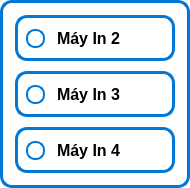
<?xml version="1.0" encoding="UTF-8"?>
<ui version="4.0">
 <class>MaySelector762</class>
 <widget class="QWidget" name="MaySelector762">
  <property name="geometry">
   <rect>
    <x>0</x>
    <y>0</y>
    <width>190</width>
    <height>182</height>
   </rect>
  </property>
  <property name="windowTitle">
   <string>Chọn Máy In</string>
  </property>
  <property name="styleSheet">
   <string>
    QWidget {
        background: white;
        border: 3px solid #0078d7;
        border-radius: 12px;
    }

    /* DỊCH VÒNG TRÒN SANG PHẢI + TĂNG KHOẢNG CÁCH */
    QRadioButton {
        spacing: 12px;           /* Khoảng cách giữa vòng tròn và chữ */
        padding-left: 8px;       /* Dịch toàn bộ sang phải */
        min-height: 40px;        /* TĂNG CHIỀU CAO DÒNG */
        font-size: 16px;
        font-weight: bold;
    }

    /* Tùy chỉnh vòng tròn radio */
    QRadioButton::indicator {
        width: 15px;
        height: 15px;
        border-radius: 9px;
        border: 2px solid #0078d7;
    }

    QRadioButton::indicator:checked {
        background-color: #0078d7;
    }

    QRadioButton:hover {
        background-color: #f0f8ff;
        border-radius: 6px;
    }
   </string>
  </property>
  <layout class="QVBoxLayout" name="verticalLayout">
   <property name="spacing">
    <number>10</number>
   </property>
   <property name="leftMargin">
    <number>15</number>
   </property>
   <property name="topMargin">
    <number>15</number>
   </property>
   <property name="rightMargin">
    <number>15</number>
   </property>
   <property name="bottomMargin">
    <number>15</number>
   </property>
   <item>
    <widget class="QRadioButton" name="radioMay1">
     <property name="font">
      <font>
       <pointsize>14</pointsize>
       <weight>75</weight>
       <bold>true</bold>
      </font>
     </property>
     <property name="cursor">
      <cursorShape>PointingHandCursor</cursorShape>
     </property>
     <property name="text">
      <string>Máy In 2</string>
     </property>
     <property name="icon">
      <iconset>
       <normaloff>assets/printing.png</normaloff>assets/printing.png</iconset>
     </property>
     <property name="iconSize">
      <size>
       <width>25</width>
       <height>20</height>
      </size>
     </property>
    </widget>
   </item>
   <item>
    <widget class="QRadioButton" name="radioMay2">
     <property name="font">
      <font>
       <pointsize>14</pointsize>
       <weight>75</weight>
       <bold>true</bold>
      </font>
     </property>
     <property name="cursor">
      <cursorShape>PointingHandCursor</cursorShape>
     </property>
     <property name="layoutDirection">
      <enum>Qt::LeftToRight</enum>
     </property>
     <property name="autoFillBackground">
      <bool>false</bool>
     </property>
     <property name="text">
      <string>Máy In 3</string>
     </property>
     <property name="icon">
      <iconset>
       <normaloff>assets/printing.png</normaloff>assets/printing.png</iconset>
     </property>
     <property name="iconSize">
      <size>
       <width>25</width>
       <height>20</height>
      </size>
     </property>
    </widget>
   </item>
   <item>
    <widget class="QRadioButton" name="radioMay3">
     <property name="font">
      <font>
       <pointsize>14</pointsize>
       <weight>75</weight>
       <bold>true</bold>
      </font>
     </property>
     <property name="cursor">
      <cursorShape>PointingHandCursor</cursorShape>
     </property>
     <property name="text">
      <string>Máy In 4</string>
     </property>
     <property name="icon">
      <iconset>
       <normaloff>assets/printing.png</normaloff>assets/printing.png</iconset>
     </property>
     <property name="iconSize">
      <size>
       <width>25</width>
       <height>20</height>
      </size>
     </property>
    </widget>
   </item>
  </layout>
 </widget>
 <resources/>
 <connections/>
</ui>
